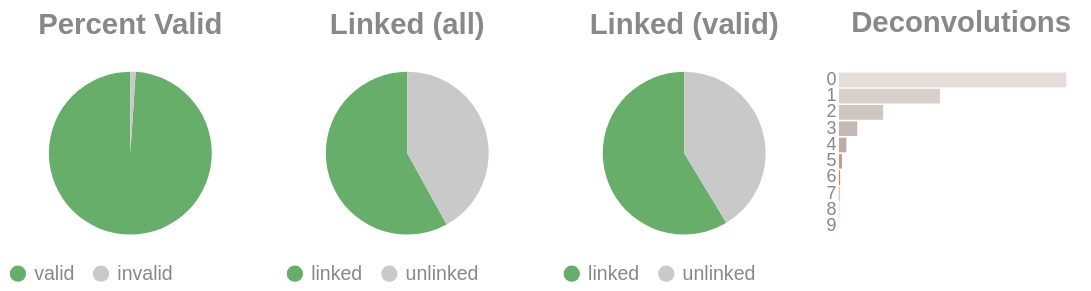

Notebook code for this chart:
### Code cell
if SKIPLR:
    pass
else:
    clash = Counter()
    for i in valids['molecule'].to_list():
        _mol = i.split("-")
        if len(_mol) == 1:
            clash.update('0')
        else:
            clash.update(_mol[-1])

    _d = {"deconvolutions": [], 'count': []}
    for k,v in clash.items():
        _d['deconvolutions'].append(k)
        _d['count'].append(v)

    tot_valid = valids['reads'].sum()
    mask = valids['reads'] >= 2
    n_linked_reads = valids.filter(mask)['reads'].sum()
    if n_linked_reads == 0:
        print_html("No linked molecules (>=2 reads) were detected; skipping linked-only distributions.")
        SKIPLR = True
    else:
        perc_valid = round(tot_valid / n_reads, 4)
        linked_perc_abs = round(n_linked_reads / n_reads, 4)
        linked_perc = round(n_linked_reads / tot_valid, 4)

    _valid = pl.DataFrame({"valids": ['valid', 'invalid'], "count": [tot_valid, n_reads - tot_valid]})
    _linked_abs = pl.DataFrame({"linked (absolute)": ['linked', 'unlinked'], "count": [n_linked_reads, n_reads - n_linked_reads]})
    _linked_rel = pl.DataFrame({"linked (valids)": ['linked', 'unlinked'], "count": [n_linked_reads, tot_valid - n_linked_reads]})

    (
        alt.hconcat(
            piechart(_valid, goodval = 'valid', title = "Percent Valid"),
            piechart(_linked_abs, goodval = "linked", title =  "Linked (all)"),
            piechart(_linked_rel, goodval = "linked", title =  "Linked (valid)"),
            convolutionbar(pl.DataFrame(_d), title = "Deconvolutions"),
            center = True,
            bounds = 'flush'
        )
        .resolve_scale(color='independent')
        .resolve_legend('independent')
        .properties(usermeta={'embedOptions': {"actions": False}})
    ).display()

### Figure 1 — Vega-Lite specification as saved in the notebook (floating-point values rounded to 4 significant figures)
{"width": "container", "height": 400, "config": {"title": {"anchor": "start", "dy": -15, "fontSize": 18, "color": "#888888", "subtitleColor": "#888888", "subtitleFontSize": 14}, "arc": {"fill": "#0072B2"}, "axis": {"domainColor": "#888888", "domainWidth": 0.5, "gridWidth": 0.2, "grid": false, "titleFontWeight": 400, "titleFontSize": 15, "labelFontSize": 11, "labelColor": "#888888", "tickColor": "#888888", "tickWidth": 0.2, "titleColor": "#888888"}, "axisBand": {"grid": false}, "axisX": {"grid": true, "tickSize": 10, "domainCap": "round"}, "axisY": {"domain": false, "grid": true, "tickSize": 0, "domainCap": "round"}, "background": "transparent", "header": {"labelFontSize": 15, "labelColor": "#888888", "titleFontSize": 15, "titleFontWeight": 600, "titleColor": "#888888"}, "legend": {"labelFont": "sans-serif", "labelFontSize": 12, "labelColor": "#888888", "symbolSize": 100, "symbolType": "circle", "titleFontSize": 12, "titlePadding": 10, "titleColor": "#888888", "title": null}, "range": {"category": ["#E69F00", "#56B4E9", "#009E73", "#F0E442", "#0072B2", "#D55E00", "#CC79A7", "#000000"], "diverging": ["#cfe8f3", "#a2d4ec", "#73bfe2", "#46abdb", "#1696d2", "#12719e"]}, "area": {"fill": "#0072B2", "fillOpacity": 0.7, "line": true, "strokeOpacity": 0.7}, "line": {"color": "#0072B2", "stroke": "#0072B2", "strokeWidth": 2}, "trail": {"color": "#0072B2", "stroke": "#0072B2", "strokeWidth": 0, "size": 1}, "point": {"filled": true, "fillOpacity": 1.0, "size": 95}, "text": {"color": "#888888", "fontSize": 11, "align": "right", "fontWeight": 400, "size": 11}, "bar": {"fill": "#0072B2", "stroke": null}, "view": {"stroke": null, "continuousWidth": 660, "continuousHeight": 400}}, "hconcat": [{"data": {"name": "data-fd1b032ea1af606b959fb638f87cdc27"}, "mark": {"type": "arc"}, "encoding": {"color": {"field": "valids", "legend": {"orient": "bottom", "title": null}, "scale": {"domain": ["valid", "invalid"], "range": ["#68ae6b", "#C9C9C9"]}, "title": "Valids", "type": "nominal"}, "theta": {"field": "count", "type": "quantitative"}, "tooltip": [{"field": "valids", "title": "Valids", "type": "ordinal"}, {"field": "percent", "format": ".2%", "title": "Percent", "type": "quantitative"}, {"field": "count", "title": "Count", "type": "quantitative"}]}, "height": 100, "title": {"text": "Percent Valid", "align": "center", "anchor": "middle"}, "transform": [{"calculate": "datum.count / 3020552", "as": "percent"}], "width": 150}, {"data": {"name": "data-ba0f74e491ef2ba525d147aacac43f68"}, "mark": {"type": "arc"}, "encoding": {"color": {"field": "linked (absolute)", "legend": {"orient": "bottom", "title": null}, "scale": {"domain": ["linked", "unlinked"], "range": ["#68ae6b", "#C9C9C9"]}, "title": "Linked (Absolute)", "type": "nominal"}, "theta": {"field": "count", "type": "quantitative"}, "tooltip": [{"field": "linked (absolute)", "title": "Linked (Absolute)", "type": "ordinal"}, {"field": "percent", "format": ".2%", "title": "Percent", "type": "quantitative"}, {"field": "count", "title": "Count", "type": "quantitative"}]}, "height": 100, "title": {"text": "Linked (all)", "align": "center", "anchor": "middle"}, "transform": [{"calculate": "datum.count / 3020552", "as": "percent"}], "width": 150}, {"data": {"name": "data-fc48ae1ebd99a7dc294dd91f407572cd"}, "mark": {"type": "arc"}, "encoding": {"color": {"field": "linked (valids)", "legend": {"orient": "bottom", "title": null}, "scale": {"domain": ["linked", "unlinked"], "range": ["#68ae6b", "#C9C9C9"]}, "title": "Linked (Valids)", "type": "nominal"}, "theta": {"field": "count", "type": "quantitative"}, "tooltip": [{"field": "linked (valids)", "title": "Linked (Valids)", "type": "ordinal"}, {"field": "percent", "format": ".2%", "title": "Percent", "type": "quantitative"}, {"field": "count", "title": "Count", "type": "quantitative"}]}, "height": 100, "title": {"text": "Linked (valid)", "align": "center", "anchor": "middle"}, "transform": [{"calculate": "datum.count / 2988738", "as": "percent"}], "width": 150}, {"data": {"name": "data-e6e5420939231d24c6f58e52cc7d73e9"}, "mark": {"type": "bar"}, "encoding": {"color": {"field": "deconvolutions", "legend": null, "scale": {"scheme": "lightgreyred"}, "type": "nominal"}, "tooltip": [{"field": "deconvolutions", "title": "Deconvolutions", "type": "ordinal"}, {"field": "percent", "format": ".2%", "title": "Percent", "type": "quantitative"}, {"field": "count", "title": "Count", "type": "quantitative"}], "x": {"axis": null, "field": "count", "type": "quantitative"}, "y": {"field": "deconvolutions", "sort": "ascending", "title": null, "type": "nominal"}}, "height": 100, "title": {"text": "Deconvolutions", "align": "center", "anchor": "middle"}, "transform": [{"calculate": "datum.count / 1816399", "as": "percent"}], "width": 150}], "bounds": "flush", "center": true, "resolve": {"legend": {"angle": "independent"}, "scale": {"color": "independent"}}, "usermeta": {"embedOptions": {"actions": false}}, "$schema": "https://vega.github.io/schema/vega-lite/v6.4.1.json", "datasets": {"data-fd1b032ea1af606b959fb638f87cdc27": [{"valids": "valid", "count": 2988738}, {"valids": "invalid", "count": 31814}], "data-ba0f74e491ef2ba525d147aacac43f68": [{"linked (absolute)": "linked", "count": 1752820}, {"linked (absolute)": "unlinked", "count": 1267732}], "data-fc48ae1ebd99a7dc294dd91f407572cd": [{"linked (valids)": "linked", "count": 1752820}, {"linked (valids)": "unlinked", "count": 1235918}], "data-e6e5420939231d24c6f58e52cc7d73e9": [{"deconvolutions": "0", "count": 1024056}, {"deconvolutions": "1", "count": 455154}, {"deconvolutions": "2", "count": 198699}, {"deconvolutions": "3", "count": 82628}, {"deconvolutions": "4", "count": 33504}, {"deconvolutions": "5", "count": 13449}, {"deconvolutions": "6", "count": 5393}, {"deconvolutions": "7", "count": 2221}, {"deconvolutions": "8", "count": 911}, {"deconvolutions": "9", "count": 384}]}}
